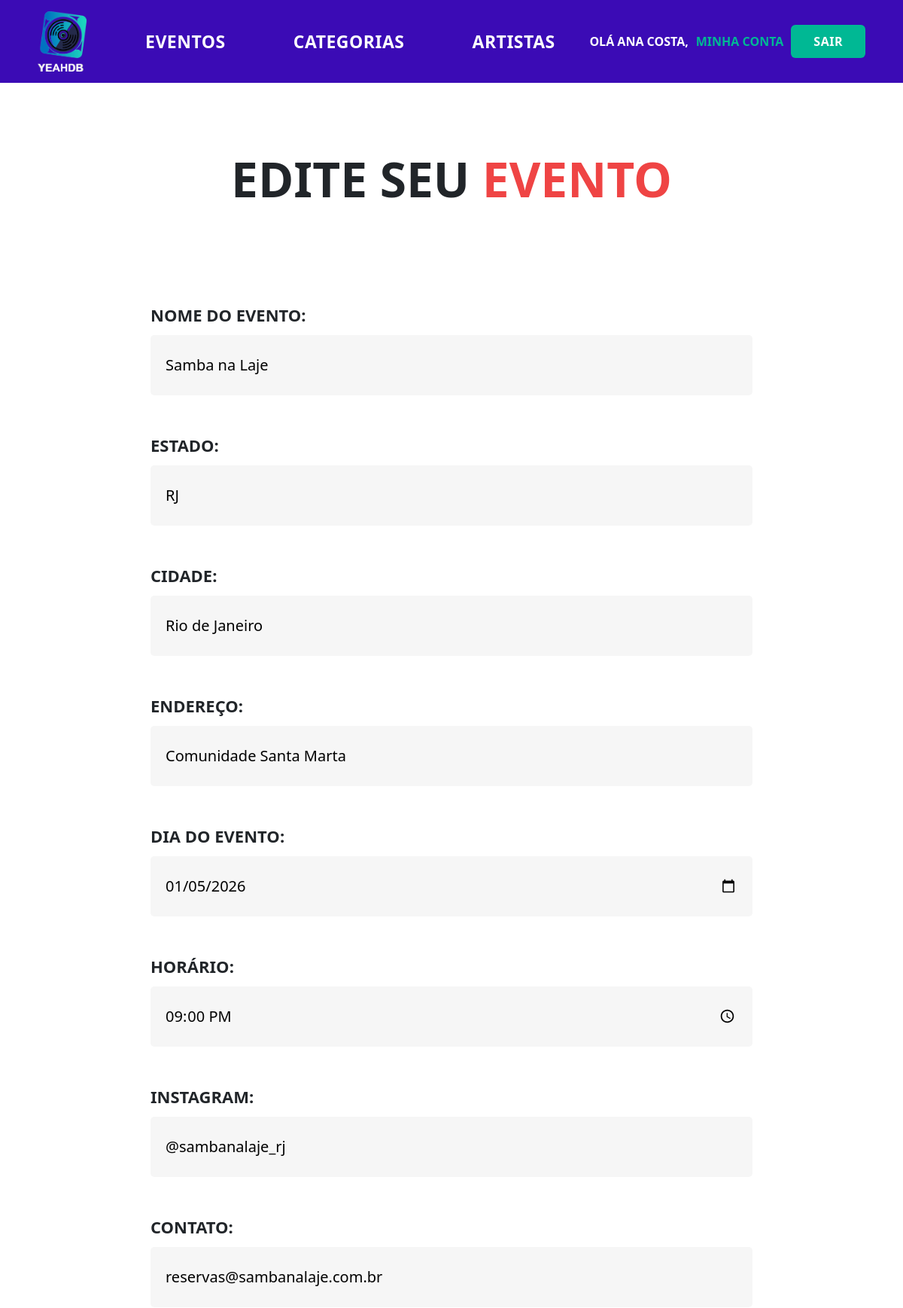
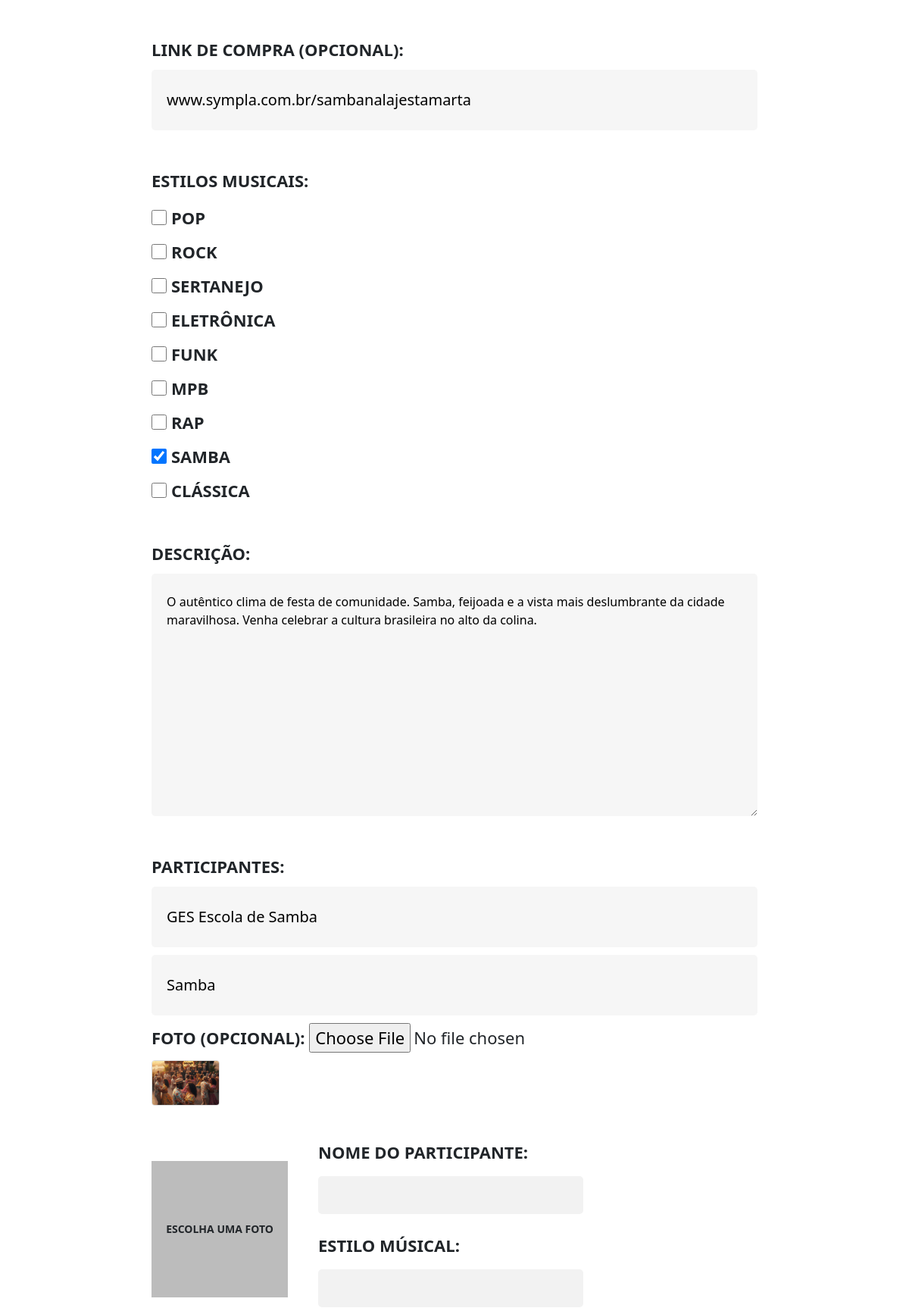
/editar_evento.php?id=3 (signed in, upper part), run on the app's committed database (2 pictures, top to bottom).
### tables this page shows
CREATE TABLE `eventos` (
  `id` int(11) NOT NULL,
  `nome` varchar(100) NOT NULL,
  `descricao` text NOT NULL,
  `estado` char(2) NOT NULL,
  `cidade` varchar(100) NOT NULL,
  `endereco` varchar(100) NOT NULL,
  `dia` date NOT NULL,
  `horario` time NOT NULL,
  `instagram` varchar(100) NOT NULL,
  `contato` varchar(100) NOT NULL,
  `link_compra` varchar(255) DEFAULT NULL,
  `id_usuario` int(11) NOT NULL
);

CREATE TABLE `estilo_musical` (
  `id` int(11) NOT NULL,
  `nome` varchar(50) NOT NULL,
  `imagem` varchar(255) NOT NULL
);

CREATE TABLE `integrante_evento` (
  `id` int(11) NOT NULL,
  `nome` varchar(100) NOT NULL,
  `estilo_musical` varchar(100) NOT NULL,
  `url_imagem` varchar(255) DEFAULT NULL,
  `id_evento` int(11) NOT NULL
);

### src/Database/Conecta.php (called while the page is built)
<?php
class Conecta
{
    private static ?PDO $conexao = null;
    public static function getConexao(): PDO
    {
        if (self::$conexao === null) {
            $host = 'localhost';
            $banco = 'yeahdb_william';
            $usuario = 'root';
            $senha = '';
            $porta = 3306;
            $dsn = "mysql:host=$host;port=$porta;dbname=$banco;charset=utf8mb4";
            try {
                self::$conexao = new PDO(
                    $dsn,
                    $usuario,
                    $senha,
                    [
                        PDO::ATTR_ERRMODE => PDO::ERRMODE_EXCEPTION,
                        PDO::ATTR_DEFAULT_FETCH_MODE => PDO::FETCH_ASSOC,
                    ]
                );
            } catch (PDOException $e) {
                die('Erro ao conectar ao banco: ' . $e->getMessage());
            }
        }
        return self::$conexao;
    }
}

### src/Services/EventoServicos.php (called while the page is built, shortened)
<?php
class EventoServicos
{
    public ?PDO $conexao;
    public function __construct()
    {
        $this->conexao = Conecta::getConexao();
    }
    public function obterEventoPorId(int $id): ?array
    {
        $sql = "SELECT * FROM eventos WHERE id = :id LIMIT 1";
        $consulta = $this->conexao->prepare($sql);
        $consulta->bindValue(':id', $id, PDO::PARAM_INT);
        $consulta->execute();
        $resultado = $consulta->fetch(PDO::FETCH_ASSOC);
        return $resultado ?: null;
    }
}

### src/Services/EstilosMusicaisServicos.php (called while the page is built, shortened)
<?php
class EstilosMusicaisServicos
{
    public ?PDO $conexao;
    public function __construct()
    {
        $this->conexao = Conecta::getConexao();
    }
    public function buscarEstilos(): ?array
    {
        $sql = "SELECT id, nome, imagem FROM estilo_musical;";
        $consulta = $this->conexao->query($sql);
        return $consulta->fetchAll() ?: null;
    }
}

### editar_evento.php (the view, shortened to what this page needs)
<?php
require_once "src/Database/Conecta.php";
require_once "src/Services/EventoServicos.php";
require_once "src/Services/EstilosMusicaisServicos.php";
$eventoServico = new EventoServicos();
$estilos_musicais = (new EstilosMusicaisServicos())->buscarEstilos();
$idEvento = isset($_GET['id']) ? intval($_GET['id']) : 0;
$evento = $eventoServico->obterEventoPorId($idEvento);
$pdo = Conecta::getConexao();
$stmt = $pdo->prepare('SELECT id, nome, estilo_musical, url_imagem FROM integrante_evento WHERE id_evento = :id ORDER BY id ASC');
$stmt->execute([':id' => $idEvento]);
$integrantes = $stmt->fetchAll(PDO::FETCH_ASSOC) ?: [];
$stmt = $pdo->prepare('SELECT id_estilo FROM evento_estilo WHERE id_evento = :id');
$stmt->execute([':id' => $idEvento]);
$estilos_assoc = $stmt->fetchAll(PDO::FETCH_COLUMN) ?: [];
?>
<!DOCTYPE html>
<html lang="pt-br">
<head>
    <link rel="stylesheet" href="css/forms.css">
    <link rel="stylesheet" href="css/criar_evento.css">
    <?php require_once "includes/cabecalho.php"; ?>
</head>
<body>
<section id="sessao-cadastro">
    <h2>EDITE SEU <span>Evento</span></h2>
    <form id="form_evento" method="post" enctype="multipart/form-data">
        <div id="container-inputs">
            <div>
                <label for="nome">Nome do evento:</label>
                <input type="text" id="nome" name="nome" value="<?= htmlspecialchars($_POST['nome'] ?? $evento['nome']) ?>" />
            </div>
            <div>
                <label for="estado">Estado:</label>
                <input type="text" id="estado" name="estado" maxlength="2" value="<?= htmlspecialchars($_POST['estado'] ?? $evento['estado']) ?>" />
            </div>
            <div>
                <label for="cidade">Cidade:</label>
                <input type="text" id="cidade" name="cidade" value="<?= htmlspecialchars($_POST['cidade'] ?? $evento['cidade']) ?>" />
            </div>
            <div>
                <label for="endereco">Endereço:</label>
                <input type="text" id="endereco" name="endereco" value="<?= htmlspecialchars($_POST['endereco'] ?? $evento['endereco']) ?>" />
            </div>
            <div>
                <label for="dia">Dia do evento:</label>
                <input type="date" id="dia" name="dia" value="<?= htmlspecialchars($_POST['dia'] ?? $evento['dia']) ?>" />
            </div>
            <div>
                <label for="horario">Horário:</label>
                <input type="time" id="horario" name="horario" value="<?= htmlspecialchars($_POST['horario'] ?? $evento['horario']) ?>" />
            </div>
            <div>
                <label for="instagram">Instagram:</label>
                <input type="text" id="instagram" name="instagram" value="<?= htmlspecialchars($_POST['instagram'] ?? $evento['instagram']) ?>" />
            </div>
            <div>
                <label for="contato">Contato:</label>
                <input type="text" id="contato" name="contato" value="<?= htmlspecialchars($_POST['contato'] ?? $evento['contato']) ?>" />
            </div>
            <div>
                <label for="link_compra">Link de compra (opcional):</label>
                <input type="text" id="link_compra" name="link_compra" value="<?= htmlspecialchars($_POST['link_compra'] ?? $evento['link_compra']) ?>" />
            </div>
            <div>
                <label>Estilos musicais:</label>
                <div class="checkbox-group" id="estilos_musicais">
                    <?php foreach ($estilos_musicais as $estilo_musical) {
                        $checked = in_array($estilo_musical['id'], $estilos_assoc) ? 'checked' : '';
                        ?>
                        <label>
                            <input type="checkbox" name="estilos[]" value="<?= $estilo_musical['id'] ?>" <?= $checked ?>>
                            <?= htmlspecialchars($estilo_musical['nome']) ?>
                        </label>
                    <?php } ?>
                </div>
            </div>
            <div>
                <label for="descricao">Descrição:</label>
                <textarea id="descricao" name="descricao"><?= htmlspecialchars($_POST['descricao'] ?? $evento['descricao']) ?></textarea>
            </div>
            <div id="container-participantes">
                <label>PARTICIPANTES: </label>
                <div id="participantes-container">
                    <?php
                    if (!empty($integrantes)) {
                        foreach ($integrantes as $iIndex => $i) {
                            $iname = htmlspecialchars($i['nome']);
                            $iest = htmlspecialchars($i['estilo_musical']);
                            ?>
                            <div class="participante-item">
                                <input type="text" name="participante_nome[]" value="<?= $iname ?>" placeholder="Nome do integrante" />
                                <input type="text" name="participantes_estilo_musical[]" value="<?= $iest ?>" placeholder="Instrumento / Estilo" />
                                <label>Foto (opcional): <input type="file" name="participante_foto[]" accept="image/*" /></label>
                                <?php if (!empty($i['url_imagem'])): ?>
                                    <div class="preview-existente">
                                        <img src="img/eventos/<?= intval($idEvento) ?>/fotos_participantes/<?= htmlspecialchars($i['url_imagem']) ?>" alt="<?= $iname ?>" style="width:90px;height:60px;object-fit:cover;border-radius:4px;border:1px solid #ddd;" />
                                    </div>
                                <?php endif; ?>
                            </div>
                            <?php
                        }
                    }
                    ?>
                </div>
            </div>
        </div>
    </form>
</section>
</body>
</html>

### css/forms.css (style rules this page uses)
* { margin: 0; padding: 0; box-sizing: border-box; }
section h2 { font-size: 64px; font-weight: bold; }
section h2 span { color: #4cc9f0; }
section { margin-top: 90px; display: flex; flex-direction: column; align-items: center; gap: 117px; }
form { width: 800px; display: flex; flex-direction: column; align-items: center; gap: 117px; }
#container-inputs { width: 100%; display: flex; flex-direction: column; gap: 50px; }
label, input[type="submit"], h2 { text-transform: uppercase; font-weight: bold; }
form div { display: flex; flex-direction: column; gap: 10px; }
label { font-size: 22px; }
input[type="email"], input[type="password"], input[type="text"], input[type="number"], input[type="time"], input[type="date"], textarea { outline: none; width: 100%; border: none; background-color: #f6f6f6; border-radius: 5px; padding: 25px 20px; font-size: 20px; }
textarea { height: 320px; resize: none; }

### css/criar_evento.css (style rules this page uses)
#sessao-cadastro h2 span { color: #ef4444; }
form { margin-bottom: 90px; }
.checkbox-group label { display: flex; align-items: center; }
.checkbox-group { display: flex; flex-wrap: wrap; gap: 12px; margin-top: 6px; }
.checkbox-group label input { outline: none; margin-right: 6px; width: 20px; height: 20px; background-color: #f6f6f6 !important; border: none !important; }
.checkbox-group label input:checked::after { accent-color: #04A777; font-size: 14px; position: absolute; top: 1px; left: 4px; font-weight: bold; }

### css/all.css (style rules this page uses)
* { margin: 0; padding: 0; box-sizing: border-box; }
body { font-family: "Poppins", sans-serif; }
img, video { max-width: 100%; height: auto; display: block; }

### css/cabecalho.css (style rules this page uses)
* { margin: 0; padding: 0; box-sizing: border-box; }
body { font-family: 'Poppins', sans-serif; }

### data on the page
eventos: nome "Samba na Laje", estado "RJ", cidade "Rio de Janeiro", endereco "Comunidade Santa Marta", dia "01/05/2026", horario "21:00:00", instagram "@sambanalaje_rj", contato "reservas@sambanalaje.com.br", link_compra "www.sympla.com.br/sambanalajestamarta", descricao "O autêntico clima de festa de comunidade. Samba, feijoada e a vista mais deslumbrante da cidade maravilhosa. Venha celebrar a cultura brasileira no alto da colina."
estilo_musical: nome "POP"
estilo_musical: nome "ROCK"
estilo_musical: nome "SERTANEJO"
estilo_musical: nome "ELETRÔNICA"
estilo_musical: nome "FUNK"
estilo_musical: nome "MPB"
estilo_musical: nome "RAP"
estilo_musical: nome "SAMBA"
estilo_musical: nome "CLÁSSICA"
integrante_evento: nome "GES Escola de Samba", estilo_musical "Samba", url_imagem (picture)

### other printed values
$_SESSION['nome'] "ANA COSTA"
